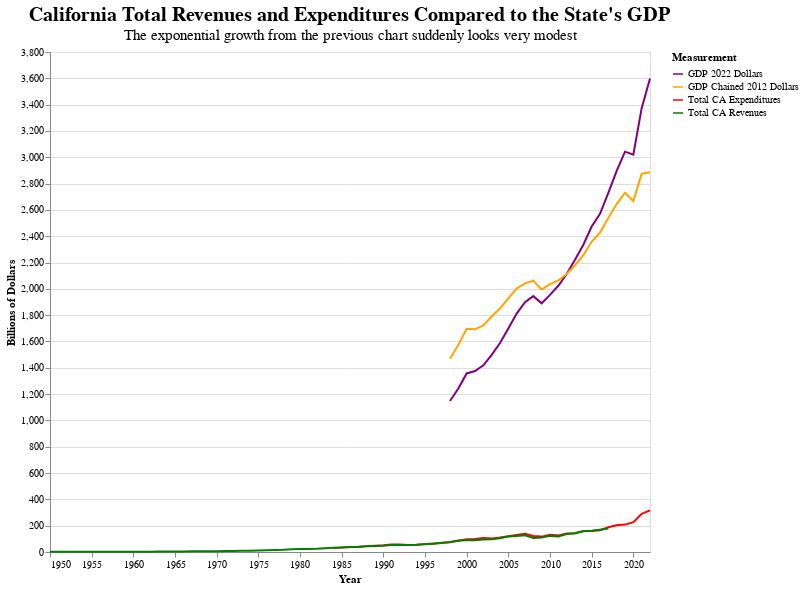

The cell this chart's notebook holds for it:
### Code cell
# Melt the data into a long format
melted_df = result.melt('Fiscal Year', var_name='Measurement', value_name='Dollars')

melted_df['yaxis'] = melted_df['Dollars']/1000000000

# Create a line chart
REGDPchart = alt.Chart(melted_df).mark_line().encode(
    x=alt.X('Fiscal Year:T', title = 'Year', axis=alt.Axis(grid=False)),
    y=alt.Y('yaxis:Q', title = "Billions of Dollars", scale=alt.Scale(domain=(0, 3800))),
    color=alt.Color('Measurement:N', scale=alt.Scale(
        domain=['GDP 2022 Dollars', 'GDP Chained 2012 Dollars', 'Total CA Expenditures', 'Total CA Revenues'],
        range=['purple', 'orange', 'red', 'green'])),
    tooltip=[alt.Tooltip('Measurement', title='Measurement'),
            alt.Tooltip('Fiscal Year', title='Year'),
            alt.Tooltip('Dollars', title='Dollars', format='$,.2f')]
).properties(
        title = alt.TitleParams(
            text= ("California Total Revenues and Expenditures Compared to the State's GDP"),
            subtitle= ("The exponential growth from the previous chart suddenly looks very modest"),
            fontSize = 20,
            subtitleFontSize= 15),
    width=600,
    height=500,)

REGDPchart

### Figure 1 — Vega-Lite specification as saved in the notebook (floating-point values rounded to 4 significant figures; data arrays with more than 128 entries replaced by an {"elided": "..."} marker saying what was removed)
{"usermeta": {"embedOptions": {"theme": "fivethirtyeight"}}, "config": {"view": {"continuousWidth": 400, "continuousHeight": 300}}, "data": {"name": "data-4be6bbc737f1fb6b784099174946c5ea"}, "mark": "line", "encoding": {"color": {"field": "Measurement", "scale": {"domain": ["GDP 2022 Dollars", "GDP Chained 2012 Dollars", "Total CA Expenditures", "Total CA Revenues"], "range": ["purple", "orange", "red", "green"]}, "type": "nominal"}, "tooltip": [{"field": "Measurement", "title": "Measurement", "type": "nominal"}, {"field": "Fiscal Year", "title": "Year", "type": "temporal"}, {"field": "Dollars", "format": "$,.2f", "title": "Dollars", "type": "quantitative"}], "x": {"axis": {"grid": false}, "field": "Fiscal Year", "title": "Year", "type": "temporal"}, "y": {"field": "yaxis", "scale": {"domain": [0, 3800]}, "title": "Billions of Dollars", "type": "quantitative"}}, "height": 500, "title": {"text": "California Total Revenues and Expenditures Compared to the State's GDP", "fontSize": 20, "subtitle": "The exponential growth from the previous chart suddenly looks very modest", "subtitleFontSize": 15}, "width": 600, "$schema": "https://vega.github.io/schema/vega-lite/v4.17.0.json", "datasets": {"data-4be6bbc737f1fb6b784099174946c5ea": {"elided": "292 records"}}}
